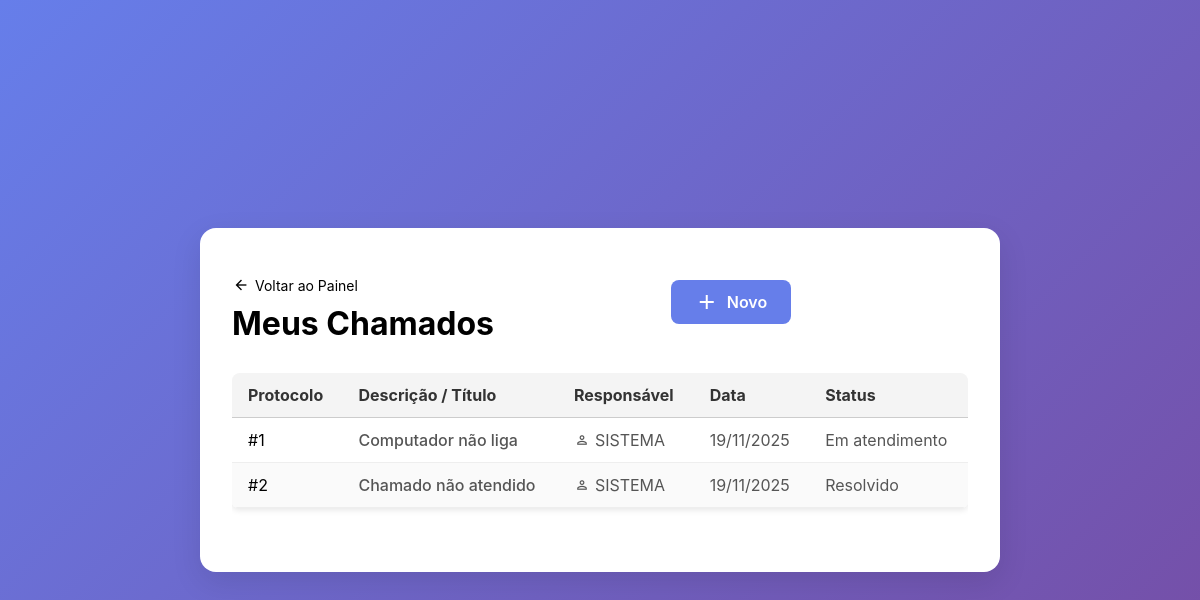
/views/listarChamados.php (signed in), run on the app's committed database.
### tables this page shows
CREATE TABLE "chamados" (
	"numero"	INTEGER NOT NULL,
	"solicitante_id"	INTEGER NOT NULL,
	"descricao"	TEXT NOT NULL,
	"responsavel_id"	INTEGER DEFAULT 1,
	"status"	TEXT DEFAULT "Aberto",
	"data_criacao"	TEXT DEFAULT current_timestamp,
	PRIMARY KEY("numero"),
	CONSTRAINT "fk_responsavel" FOREIGN KEY("responsavel_id") REFERENCES "usuarios"("usuario_id"),
	CONSTRAINT "fk_solicitante" FOREIGN KEY("solicitante_id") REFERENCES "usuarios"("usuario_id")
);

### models/chamados.php (called while the page is built, shortened)
<?php
function chamadosPorIdSolicitante($idSolicitante){
    $pdo = conectarDB();
    $sql = "SELECT c.numero, u.nome as solicitante, c.descricao, us.nome as responsavel, c.status, c.data_criacao FROM chamados c
            INNER JOIN usuarios u
            ON solicitante_id = u.usuario_id
            INNER JOIN usuarios us
            ON responsavel_id = us.usuario_id
            WHERE c.solicitante_id = :solicitante_id;";
    $stmt = $pdo->prepare($sql);
    $stmt->execute(
        [":solicitante_id"=> $idSolicitante]
    );
    return $stmt->fetchAll(PDO::FETCH_ASSOC);
}

### views/listarChamados.php (the view, shortened to what this page needs)
<?php
require_once dirname(__DIR__) . '/models/chamados.php';
$usuario = $_SESSION['usuario'];
$meusChamados = chamadosPorIdSolicitante($usuario['usuario_id']);
?>
<!DOCTYPE html>
<html lang="pt-br">
<head>
    <link rel="stylesheet" href="../style.css">
</head>
<body>
    <div class="container container-lg">
        <div style="display: flex; justify-content: space-between; align-items: center; margin-bottom: 30px;">
            <div>
                <a href="painel.php" style="text-decoration: none; color: var(--text-secondary); display: flex; align-items: center; margin-bottom: 10px; font-size: 14px;">
                    <span class="material-symbols-outlined" style="font-size: 18px; margin-right: 5px;">arrow_back</span> Voltar ao Painel
                </a>
                <h1>Meus Chamados</h1>
            </div>
            <a href="criarChamado.php" class="btn" style="width: auto; padding: 10px 24px;">
                <span style="display: flex; align-items: center; gap: 8px;">
                    <span class="material-symbols-outlined">add</span> Novo
                </span>
            </a>
        </div>
        <?php if (empty($meusChamados)): ?>
            <div style="padding: 60px; text-align: center; color: var(--text-secondary); background: #f8f9fa; border-radius: 8px;">
                <span class="material-symbols-outlined" style="font-size: 48px; color: #dadce0;">inbox</span>
                <p style="margin-top: 10px;">Você ainda não tem nenhum chamado registrado.</p>
            </div>
        <?php else: ?>
            <div style="overflow-x: auto; background: white; border-radius: 8px; border: 1px solid var(--border-color);">
                <table class="data-table" style="margin-top: 0;">
                    <thead>
                        <tr>
                            <th>Protocolo</th>
                            <th>Descrição / Título</th>
                            <th>Responsável</th>
                            <th>Data</th>
                            <th>Status</th>
                        </tr>
                    </thead>
                    <tbody>
                        <?php foreach ($meusChamados as $c): ?>
                            <?php
                                $desc = htmlspecialchars($c['descricao']);
                                $statusClass = 'pendente';
                            ?>
                            <tr>
                                <td style="color: var(--text-secondary);">#<?= $c['numero'] ?></td>
                                <td>
                                    <div style="font-weight: 500; color: var(--text-main);">
                                        <?= mb_strimwidth($desc, 0, 60, "...");?>
                                    </div>
                                </td>
                                <td>
                                    <?php if($c['responsavel']): ?>
                                        <div style="display: flex; align-items: center; gap: 5px;">
                                            <span class="material-symbols-outlined" style="font-size: 16px;">person</span>
                                            <?= htmlspecialchars($c['responsavel']) ?>
                                        </div>
                                    <?php else: ?>
                                        <span style="color: #9aa0a6; font-style: italic;">Aguardando...</span>
                                    <?php endif; ?>
                                </td>
                                <td><?= date('d/m/Y', strtotime($c['data_criacao'])) ?></td>
                                <td>
                                    <span class="badge <?= $statusClass ?>">
                                        <?= htmlspecialchars($c['status'] ?? 'Aberto') ?>
                                    </span>
                                </td>
                            </tr>
                        <?php endforeach; ?>
                    </tbody>
                </table>
            </div>
        <?php endif; ?>
    </div>
</body>
</html>

### style.css (style rules this page uses)
* { box-sizing: border-box; margin: 0; padding: 0; font-family: 'Inter', sans-serif; }
body { display: flex; justify-content: center; align-items: center; height: 100vh; background: linear-gradient(135deg, #667eea, #764ba2); }
.container { background: #fff; padding: 2rem; border-radius: 1rem; box-shadow: 0 10px 30px rgba(0, 0, 0, 0.1); width: 100%; max-width: 450px; }
.container:has(table) { max-width: 800px; }
.btn { width: 100%; padding: 0.75rem 1rem; background-color: #667eea; color: white; border: none; border-radius: 0.5rem; font-size: 1rem; font-weight: 600; cursor: pointer; transition: background 0.3s ease; }
a { color: #9dafff; text-decoration: none; margin: auto; padding-top: 1rem; }
.data-table { width: 100%; max-width: 800px; margin: 2rem auto; border-collapse: collapse; font-family: Arial, sans-serif; font-size: 16px; background-color: #fff; box-shadow: 0 2px 6px rgba(0, 0, 0, 0.1); border-radius: 6px; overflow: hidden; }
.data-table thead { background-color: #f4f4f4; }
.data-table thead th { text-align: left; padding: 12px 16px; border-bottom: 1px solid #ccc; color: #333; font-weight: bold; }
.data-table tbody td { padding: 12px 16px; border-bottom: 1px solid #eee; color: #555; }
.data-table tbody tr:nth-child(even) { background-color: #fafafa; }

### data on the page
chamados: numero "1", descricao "Computador não liga", responsavel "SISTEMA", data_criacao "19/11/2025", status "Em atendimento"
chamados: numero "2", descricao "Chamado não atendido", responsavel "SISTEMA", data_criacao "19/11/2025", status "Resolvido"
